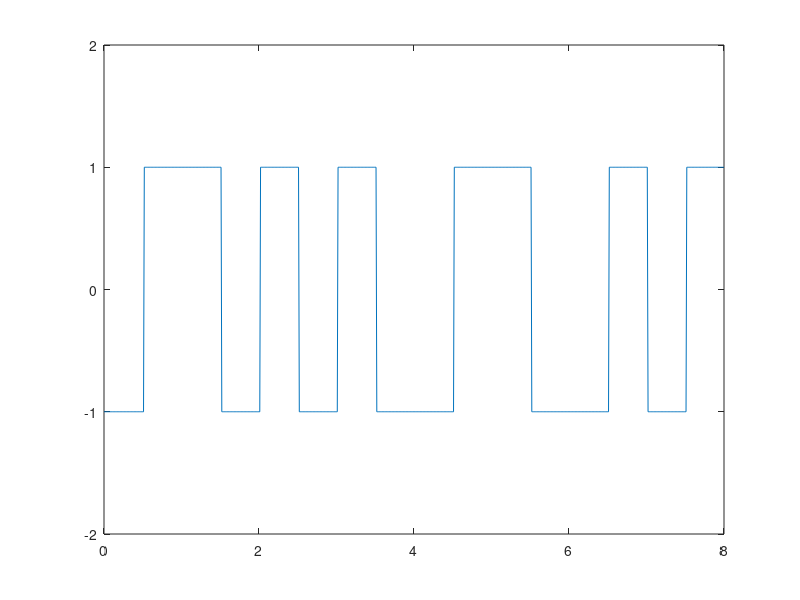

The MATLAB script that drew this image:
clear;
clear all;
bits = [0 1 0 0 1 1 1 0];
nbits = length(bits);
arriba = false;
valTrans = [];
% Verificamos si hay transición al principio
if bits(1) == 0
   transicion = [-1 1];
   arriba = true;
else 
   transicion = [-1 1];
end
valTrans = [ valTrans transicion];

for i = 2 : nbits
    if bits(i) == 1
       if arriba
            transicion = [1 -1];
            arriba = false;
       else 
            transicion = [-1 1];
            arriba = true;
       end    
    else % Si hablamos del 0 le aplicamos transacción
        if arriba == true 
            transicion = [-1 1]; 
        else
            transicion = [1 -1];
        end    
    end
    valTrans = [ valTrans transicion];
end

k = 1;
l = 0.5;
T = 0 : 0.01 : length(bits);
for j = 1: length(T)
    y(j) = valTrans(k);
    if T(j) > l
       k = k + 1; 
       l = l + 0.5;
    end   
end

plot(T,y)
axis([0 nbits -2 2]);

